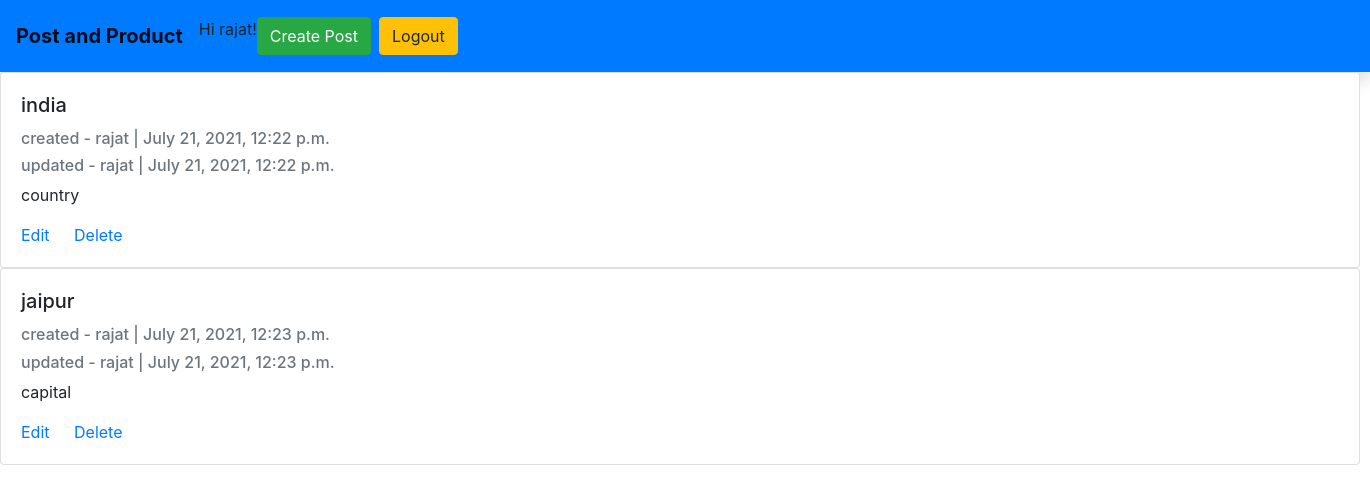
/home (signed in), run on the app's committed database.
### user/models.py (models this page shows, shortened)
class User(AbstractUser):
    first_name = models.CharField(max_length=100)
    last_name = models.CharField(max_length=100)
    email = models.EmailField(max_length=50)
    username = models.CharField(max_length=50, unique=True)
    password = models.CharField(max_length=50)
    def __str__(self):
        return self.username

class Post(models.Model):
    users = models.ForeignKey(User, on_delete=models.CASCADE)
    title = models.CharField(max_length=200, unique=True)
    text = models.TextField()
    created_at = models.DateTimeField(auto_now_add=True)
    updated_at = models.DateTimeField(auto_now= True)

### user/views.py (the view)
# urls.py: path('home', posts_view, name='home'),
def posts_view(request):
    if request.user.is_authenticated:
        posts = Post.objects.filter(users=request.user)
    else:
        posts = Post.objects.all().order_by('created_at')
    return render(request, 'home.html', {'posts':posts})

### templates/home.html (shortened to what this page needs)
{% extends 'index.html' %}
{% block content %}
{% for post in posts %}
<div class="card" style="width: 85rem;">
  <div class="card-body">
    <h5 class="card-title">{{post.title}}</h5>
    <p class="card-text text-muted h6"> created - {{ post.users }} | {{ post.created_at}} </p>
    <p class="card-text text-muted h6"> updated - {{ post.users }} | {{ post.updated_at}} </p>
    <p class="card-text">{{post.text}}</p>
    {% if request.user.is_authenticated %}
    <a href="{% url 'post_edit' pk=post.pk %}" class="card-link">Edit</a>
    <a href="{% url 'post_delete' pk=post.pk %}" class="card-link">Delete</a>
    {% endif %}
  </div>
</div>
{% endfor %}
{% endblock %}

### templates/index.html (shortened to what this page needs)
<!DOCTYPE html>
<html lang="en">
<head>
    <link rel="stylesheet" href="https://stackpath.bootstrapcdn.com/bootstrap/4.4.1/css/bootstrap.min.css">
</head>
<body>
  <nav class="navbar navbar-expand-lg navbar-light bg-primary shadow p-3">
    <a class="navbar-brand" href="#"><b>Post and Product</b></a>
    <div class="collapse navbar-collapse" id="navbarNav">
      <ul class="navbar-nav text-right float-right">
        <li class="nav-item active">
        {% if not request.user.is_authenticated %}
            {% block header %}
            {% endblock %}
        {% else %}
          <li><a>Hi {{user.username}}!</a></li>
          <a class="btn btn-success mr-2" href="{% url 'post_create' %}">
            Create Post
          </a>
          <a class="btn btn-warning" href="{% url 'logout' %}">
            Logout
          </a>
        {% endif %}
        </li>
      </ul>
    </div>
  </nav>
{% block content %}
{% endblock %}
</body>
</html>

### data on the page
User: username "rajat"
Post: title "india", users "rajat", created_at "July 21, 2021, 12:22 p.m.", updated_at "July 21, 2021, 12:22 p.m.", text "country"
Post: title "jaipur", users "rajat", created_at "July 21, 2021, 12:23 p.m.", updated_at "July 21, 2021, 12:23 p.m.", text "capital"
